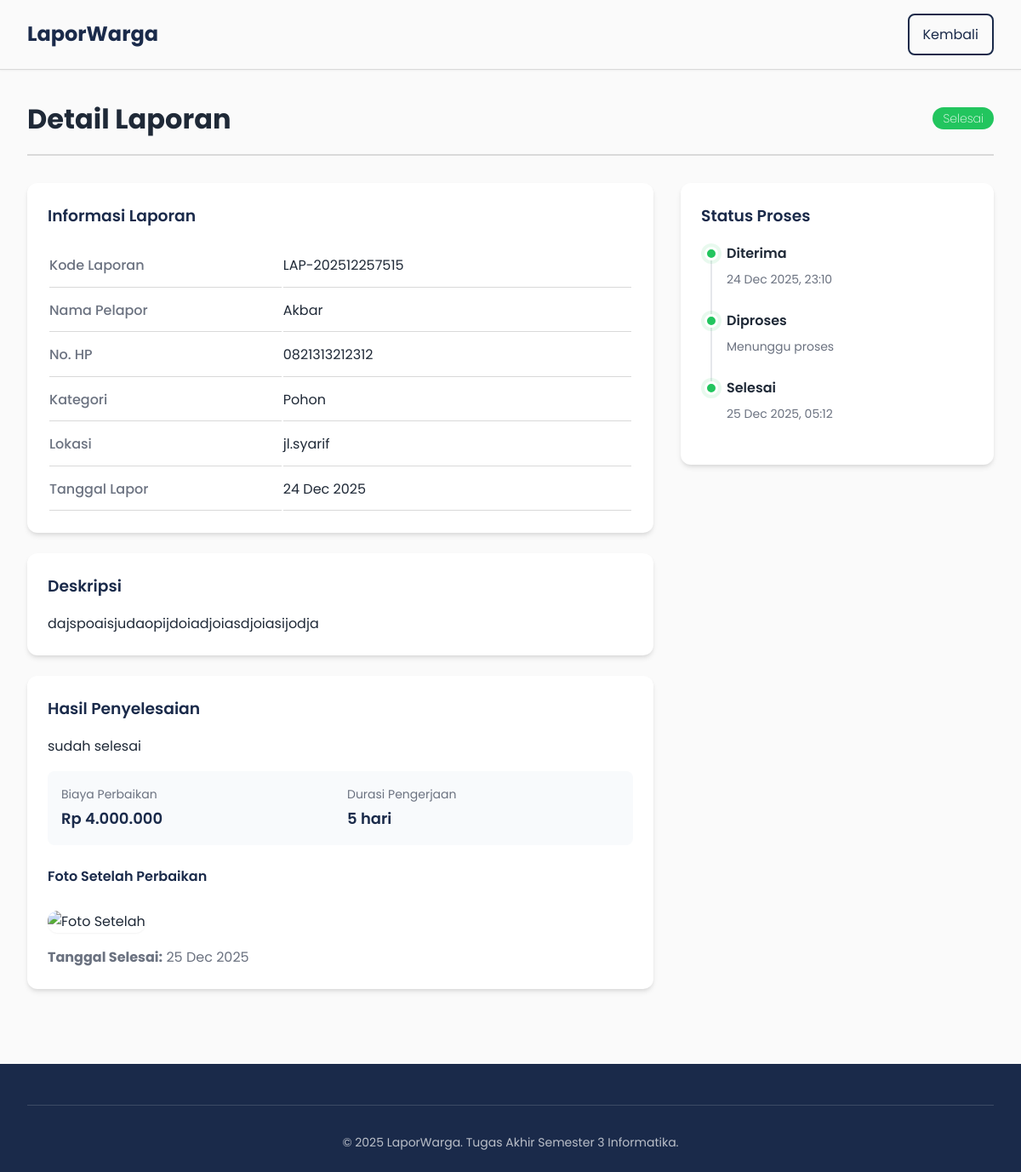
The page /detail_laporan.php?kode=LAP-202512257515 on the database its author committed.
### tables this page shows
CREATE TABLE `laporan` (
  `id` int(11) NOT NULL AUTO_INCREMENT,
  `kode_laporan` varchar(20) NOT NULL,
  `nama_pelapor` varchar(100) NOT NULL,
  `no_hp` varchar(15) NOT NULL,
  `kategori` varchar(50) NOT NULL,
  `deskripsi` text NOT NULL,
  `lokasi` varchar(255) NOT NULL,
  `foto` varchar(255) DEFAULT NULL,
  `foto_blob` mediumblob DEFAULT NULL,
  `foto_mime` varchar(50) DEFAULT NULL,
  `status` enum('Diterima','Diproses','Selesai') DEFAULT 'Diterima',
  `tanggal_lapor` timestamp NOT NULL DEFAULT current_timestamp(),
  `tanggal_diterima` timestamp NULL DEFAULT NULL,
  `tanggal_diproses` timestamp NULL DEFAULT NULL,
  `tanggal_selesai` datetime DEFAULT NULL,
  `biaya` decimal(15,2) DEFAULT NULL,
  `durasi` varchar(50) DEFAULT NULL,
  `foto_after` varchar(255) DEFAULT NULL,
  `foto_after_blob` mediumblob DEFAULT NULL,
  `foto_after_mime` varchar(50) DEFAULT NULL,
  `catatan_admin` text DEFAULT NULL,
  `diterima_at` timestamp NULL DEFAULT NULL COMMENT 'Timestamp ketika status Diterima',
  `diproses_at` timestamp NULL DEFAULT NULL COMMENT 'Timestamp ketika status Diproses',
  `selesai_at` timestamp NULL DEFAULT NULL COMMENT 'Timestamp ketika status Selesai',
  PRIMARY KEY (`id`),
  UNIQUE KEY `kode_laporan` (`kode_laporan`),
  KEY `idx_kode` (`kode_laporan`),
  KEY `idx_status` (`status`),
  KEY `idx_tanggal` (`tanggal_lapor`),
  KEY `idx_no_hp_tanggal` (`no_hp`,`tanggal_lapor`)
);

### public/detail_laporan.php (the view, shortened to what this page needs)
<?php
$database = new Database();
$conn = $database->getConnection();
$kode = isset($_GET['kode']) ? $_GET['kode'] : null;
$id = isset($_GET['id']) ? (int)$_GET['id'] : null;
if($kode){
    $stmt = $conn->prepare("SELECT * FROM laporan WHERE kode_laporan = :kode");
    $stmt->bindParam(':kode', $kode);
} elseif($id) {
    $stmt = $conn->prepare("SELECT * FROM laporan WHERE id = :id");
    $stmt->bindParam(':id', $id, PDO::PARAM_INT);
} else {
    header("Location: index.php");
    exit();
}
$stmt->execute();
$laporan = $stmt->fetch(PDO::FETCH_ASSOC);
?>
<!DOCTYPE html>
<html lang="id">
<head>
  <link href="https://cdn.jsdelivr.net/npm/remixicon@3.5.0/fonts/remixicon.css" rel="stylesheet">
  <link href="https://cdnjs.cloudflare.com/ajax/libs/remixicon/3.5.0/remixicon.css" rel="stylesheet">
  <link rel="stylesheet" href="assets/css/style.css?v=2.2">
</head>
<body>
  <nav class="navbar">
    <div class="container">
       <div class="nav-brand">
                <span class="brand-text">LaporWarga</span>
            </div>
      <div class="navbar-menu"><a href="index.php" class="btn btn-outline"><i class="ri-arrow-left-line"></i> Kembali</a></div>
    </div>
  </nav>
  <main class="detail-container">
    <div class="container">
      <div class="detail-header">
        <h1>Detail Laporan</h1>
        <span class="badge badge-<?php echo $laporan['status']==='Diterima'?'info':($laporan['status']==='Diproses'?'warning':'success'); ?>"><?php echo htmlspecialchars($laporan['status']); ?></span>
      </div>
      <div class="detail-grid">
        <div>
          <div class="detail-section">
            <h3>Informasi Laporan</h3>
            <table class="detail-table">
              <tr><td>Kode Laporan</td><td><?php echo htmlspecialchars($laporan['kode_laporan']); ?></td></tr>
              <tr><td>Nama Pelapor</td><td><?php echo htmlspecialchars($laporan['nama_pelapor']); ?></td></tr>
              <tr><td>No. HP</td><td><?php echo htmlspecialchars($laporan['no_hp']); ?></td></tr>
              <tr><td>Kategori</td><td><?php echo htmlspecialchars($laporan['kategori']); ?></td></tr>
              <tr><td>Lokasi</td><td><?php echo htmlspecialchars($laporan['lokasi']); ?></td></tr>
              <tr><td>Tanggal Lapor</td><td><?php echo date('d M Y', strtotime($laporan['tanggal_lapor'])); ?></td></tr>
            </table>
          </div>
          <div class="detail-section">
            <h3>Deskripsi</h3>
            <p><?php echo nl2br(htmlspecialchars($laporan['deskripsi'])); ?></p>
          </div>
          <?php if($laporan['status']==='Selesai' && (!empty($laporan['catatan_admin']) || !empty($laporan['foto_after']))): ?>
          <div class="detail-section">
            <h3>Hasil Penyelesaian</h3>
            <?php if(!empty($laporan['catatan_admin'])): ?>
              <p><?php echo nl2br(htmlspecialchars($laporan['catatan_admin'])); ?></p>
            <?php endif; ?>
            <?php if(!empty($laporan['biaya']) || !empty($laporan['durasi'])): ?>
              <div style="display:grid;grid-template-columns:repeat(2,1fr);gap:1rem;margin-top:1rem;padding:1rem;background:#f8fafc;border-radius:0.5rem;">
                <?php if(!empty($laporan['biaya'])): ?>
                  <div>
                    <p style="color:var(--text-muted);font-size:0.875rem;margin-bottom:0.25rem;">Biaya Perbaikan</p>
                    <p style="font-size:1.125rem;font-weight:600;color:var(--primary-color);">Rp <?php echo number_format($laporan['biaya'],0,',','.'); ?></p>
                  </div>
                <?php endif; ?>
                <?php if(!empty($laporan['durasi'])): ?>
                  <div>
                    <p style="color:var(--text-muted);font-size:0.875rem;margin-bottom:0.25rem;">Durasi Pengerjaan</p>
                    <p style="font-size:1.125rem;font-weight:600;color:var(--primary-color);"><?php echo htmlspecialchars($laporan['durasi']); ?></p>
                  </div>
                <?php endif; ?>
              </div>
            <?php endif; ?>
            <?php if(!empty($laporan['foto_after_blob'])): ?>
              <h4 style="margin-top:1.5rem;">Foto Setelah Perbaikan</h4>
              <img src="image.php?id=<?php echo $laporan['id']; ?>&type=foto_after" alt="Foto Setelah" class="detail-img">
            <?php endif; ?>
            <?php if(!empty($laporan['tanggal_selesai'])): ?>
            <p style="margin-top:1rem;color:var(--text-muted);"><strong>Tanggal Selesai:</strong> <?php echo date('d M Y', strtotime($laporan['tanggal_selesai'])); ?></p>
            <?php endif; ?>
          </div>
          <?php endif; ?>
        </div>
        <aside>
          <div class="detail-section">
            <h3>Status Proses</h3>
            <div class="timeline">
              <div class="timeline-item <?php echo in_array($laporan['status'],['Diterima','Diproses','Selesai'])?'active':''; ?>">
                <div class="timeline-dot"></div>
                <div class="timeline-content">
                  <strong>Diterima</strong>
                  <small><?php echo !empty($laporan['diterima_at']) ? date('d M Y, H:i', strtotime($laporan['diterima_at'])) : 'Tiket dibuat'; ?></small>
                </div>
              </div>
              <div class="timeline-item <?php echo in_array($laporan['status'],['Diproses','Selesai'])?'active':''; ?>">
                <div class="timeline-dot"></div>
                <div class="timeline-content">
                  <strong>Diproses</strong>
                  <small><?php echo !empty($laporan['diproses_at']) ? date('d M Y, H:i', strtotime($laporan['diproses_at'])) : 'Menunggu proses'; ?></small>
                </div>
              </div>
              <div class="timeline-item <?php echo $laporan['status']==='Selesai'?'active':''; ?>">
                <div class="timeline-dot"></div>
                <div class="timeline-content">
                  <strong>Selesai</strong>
                  <small><?php echo !empty($laporan['selesai_at']) ? date('d M Y, H:i', strtotime($laporan['selesai_at'])) : 'Belum selesai'; ?></small>
                </div>
              </div>
            </div>
          </div>
        </aside>
      </div>
    </div>
  </main>
  <footer class="footer">
    <div class="container">
      <div class="footer-bottom">
        <p>&copy; 2025 LaporWarga. Tugas Akhir Semester 3 Informatika.</p>
      </div>
    </div>
  </footer>
</body>
</html>

### rows shown on the page
laporan: status "Selesai", kode_laporan "LAP-202512257515", nama_pelapor "Akbar", no_hp "0821313212312", kategori "Pohon", lokasi "jl.syarif", tanggal_lapor "24 Dec 2025", deskripsi "dajspoaisjudaopijdoiadjoiasdjoiasijodja", catatan_admin "sudah selesai", biaya "4.000.000", durasi "5 hari", tanggal_selesai "25 Dec 2025", diterima_at "24 Dec 2025, 23:10", selesai_at "25 Dec 2025, 05:12"
